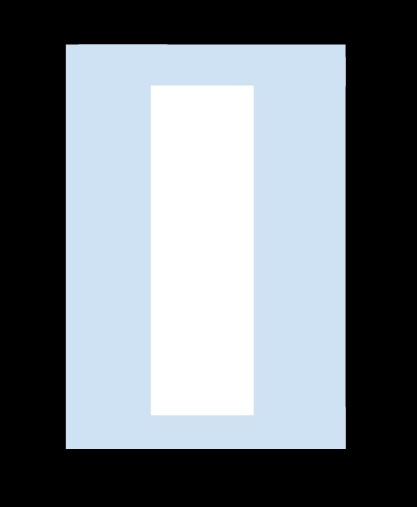
#> input picture Alyssa/Pres3_images/test2.jpg, 417 x 507 px, found by its file name
$ jupyter execute 'Pres 3.ipynb'
#> lines starting #> are read from the running program, lines starting #| are printed output that depends on the picture; after the words box and inside, x2 and y2 are one past the last pixel; in counts of white or black regions, pixels touching at a corner belong together
[cell 1]
from PIL import Image
import matplotlib.pyplot as plt

# Open and display the image
img = Image.open('test2.jpg')  # replace with your image file name
#> img is the input picture: PIL image 417x507 RGB; mean R, G, B 118.5, 125.6, 132
plt.imshow(img)
plt.axis('off')
plt.show()

## Explanation
- grey scales image and applies Canny Edge Detection
- picks point outside of tissue and extends sample to include white region (stroma) inside the tissue
- reliant on color checking for white interior with exact RGB

[cell 2]
import cv2
import numpy as np
import random
import matplotlib.pyplot as plt

# Define the edge detection and sampling process
def edge_detection_sample_with_white_inclusion(image, num_samples=5, min_size=(40, 40), max_size=(100, 100)):
    # Convert the image to grayscale for edge detection
#> called with num_samples = 5, min_size = (40, 40), max_size = (100, 100)
    gray = cv2.cvtColor(image, cv2.COLOR_RGB2GRAY)
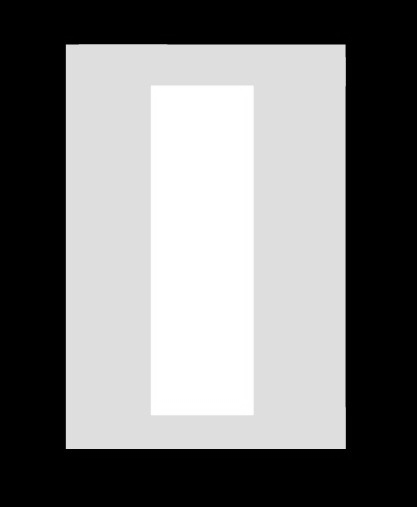
#> gray: shape (507, 417); min 0, max 255, mean 124.2

    # Apply Canny edge detection
    edges = cv2.Canny(gray, 100, 200)
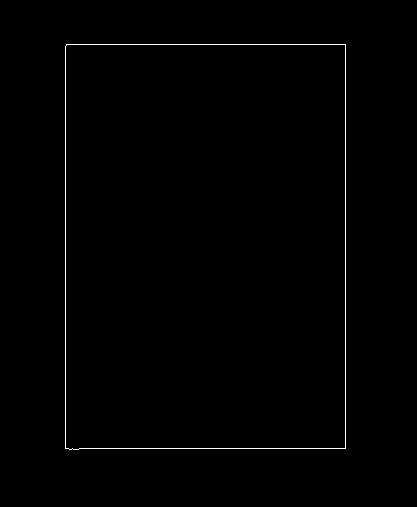
#> edges: shape (507, 417); 0.65% white in thin lines or dots, all inside (x1, y1, x2, y2) = (65, 44, 346, 450)

    height, width = image.shape[:2]
#> height = 507; width = 417
    samples = []
    sample_coords = []

    for _ in range(num_samples):
        attempts = 0
        while attempts < 100:  # Limit attempts to avoid endless loop
            attempts += 1

            # Randomly pick a point in the black area (outer region) and try to extend the sample to include the white region
            center_x = random.randint(min_size[0] // 2, width - min_size[0] // 2)
            center_y = random.randint(min_size[1] // 2, height - min_size[1] // 2)

            # Define the sample box
            sample_width = random.randint(min_size[0], max_size[0])
            sample_height = random.randint(min_size[1], max_size[1])
            x1 = max(0, center_x - sample_width // 2)
            y1 = max(0, center_y - sample_height // 2)
            x2 = min(width, center_x + sample_width // 2)
            y2 = min(height, center_y + sample_height // 2)

            # Crop the sample and check edge detection within the box
            sample_rgb = image[y1:y2, x1:x2]
            sample_edges = edges[y1:y2, x1:x2]

            # Ensure sample contains edges and includes the white region as well
            white_pixels = np.sum(np.all(sample_rgb == [255, 255, 255], axis=-1))  # Pure white pixels
            if np.sum(sample_edges) > 100 and white_pixels > 50:  # Include both edges and white stroma
                samples.append(sample_rgb)
                sample_coords.append((x1, y1, x2, y2))
                break
#> after the loop, sample_coords = [(181, 392, 273, 450), (241, 38, 299, 112), (141, 400, 239, 474), (85, 392, 163, 466), (172, 23, 232, 101)]; samples = 5 items

    return samples, sample_coords

# Load the test image
image_path_test = 'test2.jpg'  # Update this path as needed
image_test = cv2.imread(image_path_test)

# Convert the test image to RGB for edge detection
image_rgb_test = cv2.cvtColor(image_test, cv2.COLOR_BGR2RGB)

# Use the edge detection and white inclusion sampling method
edge_samples_with_white, edge_sample_coords_with_white = edge_detection_sample_with_white_inclusion(
    image_rgb_test, num_samples=5, min_size=(40, 40), max_size=(100, 100))
#> edge_samples_with_white = 5 items; edge_sample_coords_with_white has the same summary as sample_coords in edge_detection_sample_with_white_inclusion

# Draw red boxes around the sample areas on the test image
image_with_edge_boxes_and_white = image_rgb_test.copy()
for (x1, y1, x2, y2) in edge_sample_coords_with_white:
    cv2.rectangle(image_with_edge_boxes_and_white, (x1, y1), (x2, y2), (255, 0, 0), 2)  # Red box
#> this loop made 5 passes
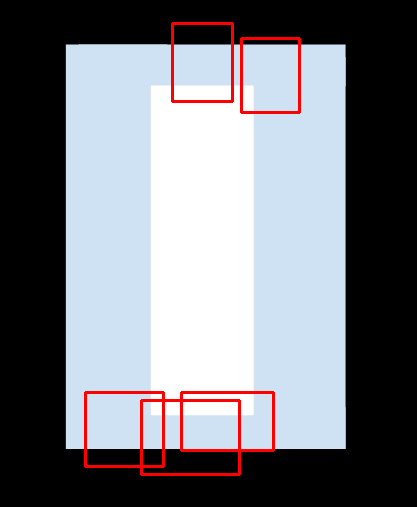
#> image_with_edge_boxes_and_white: shape (507, 417, 3); 2.08% of pixels changed, all inside (x1, y1, x2, y2) = (84, 22, 301, 476)

# Plot the overall image with red boxes and the individual samples
plt.figure(figsize=(12, 8))

# Plot the full image with sample boxes
plt.subplot(2, 3, 1)
plt.imshow(image_with_edge_boxes_and_white)
plt.title("Test Image with Edge Detection and White Inclusion Sample Boxes")
plt.axis('off')

# Plot each sample in its own subplot
for i, sample in enumerate(edge_samples_with_white):
    plt.subplot(2, 3, i + 2)
    plt.imshow(sample)
    plt.title(f"Sample {i + 1}")
    plt.axis('off')
#> this loop made 5 passes

plt.tight_layout()  # Adjust layout to prevent overlap
plt.show()
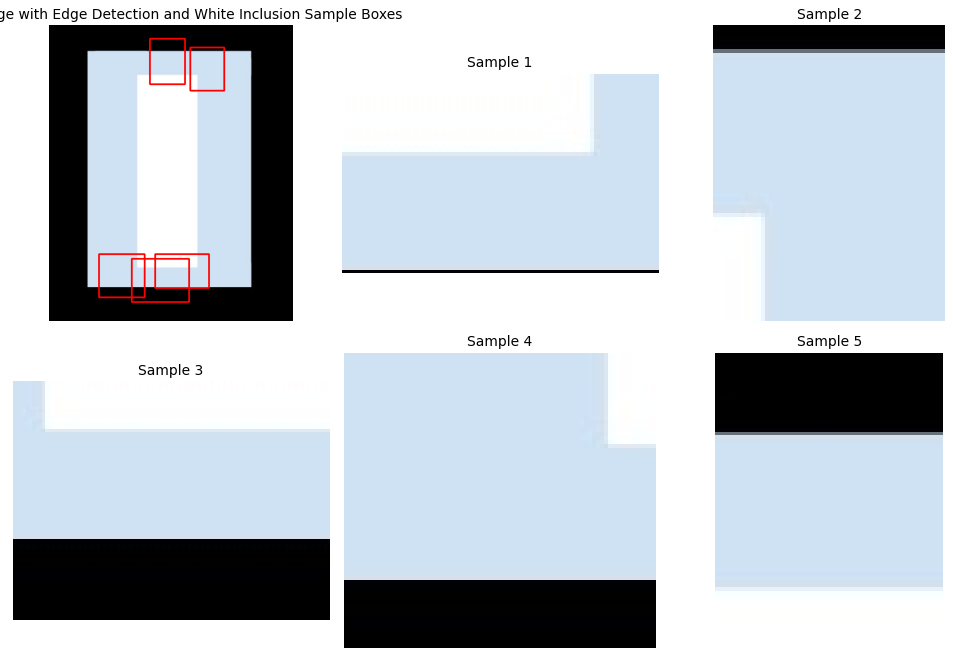
#> figure drawn by matplotlib, 6 panels

## image with simulated melanocytes

[cell 3]
image_with_cells_path = 'with_cells2.jpg'
image_with_cells = cv2.imread(image_with_cells_path)
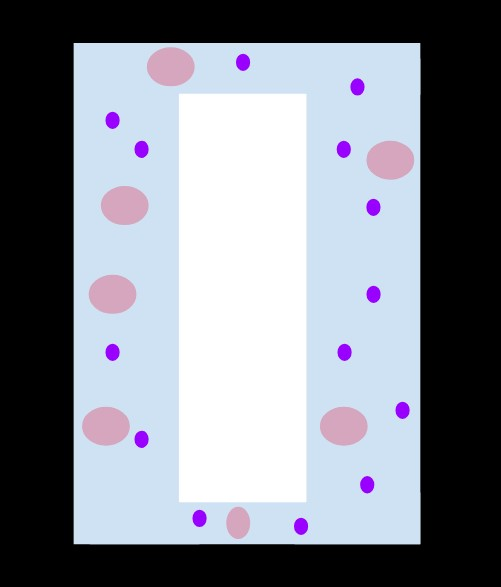
#> input picture Alyssa/Pres3_images/with_cells2.jpg, 501 x 587 px, found by its file name
#> image_with_cells is the input picture: shape (587, 501, 3); mean B, G, R 144.1, 134.8, 130.6

# Convert the image to RGB for processing
image_rgb_with_cells = cv2.cvtColor(image_with_cells, cv2.COLOR_BGR2RGB)

# Refine the edge detection sampling function to ignore purple dots
def refined_edge_detection_sample_ignore_purple(image, num_samples=5, min_size=(20, 20), max_size=(500, 500)):
    # Convert the image to grayscale for edge detection
#> called with num_samples = 5, min_size = (40, 40), max_size = (100, 100)
    gray = cv2.cvtColor(image, cv2.COLOR_RGB2GRAY)
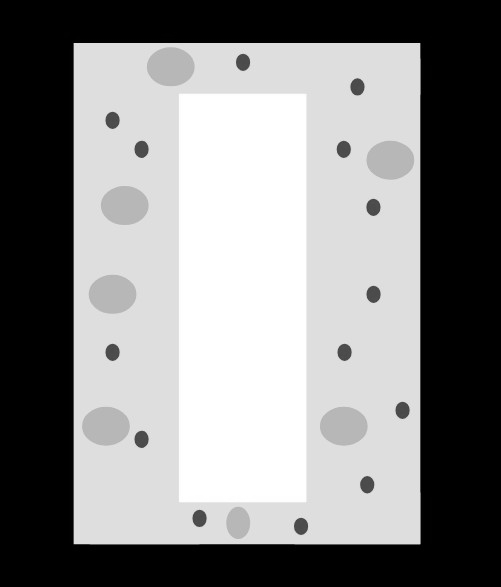
#> gray: shape (587, 501); min 0, max 255, mean 134.5

    # Apply Canny edge detection
    edges = cv2.Canny(gray, 100, 200)
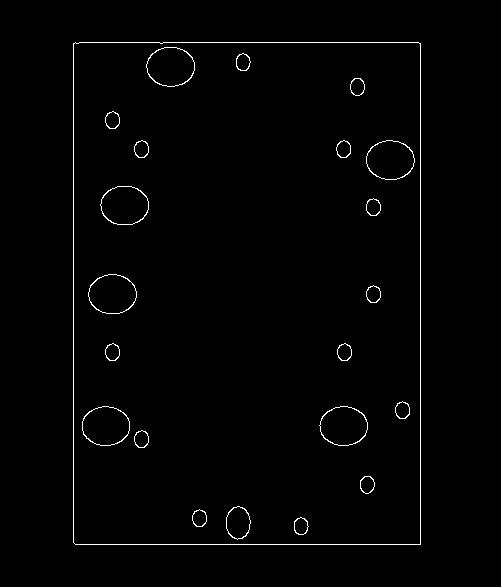
#> edges: shape (587, 501); 1.2% white in thin lines or dots, all inside (x1, y1, x2, y2) = (73, 42, 421, 545)

    height, width = image.shape[:2]
#> height = 587; width = 501
    samples = []
    sample_coords = []

    for _ in range(num_samples):
        attempts = 0
        while attempts < 100:  # Limit attempts to avoid endless loop
            attempts += 1

            # Randomly pick a point in the black area (outer region) and try to extend the sample to include the white region
            center_x = random.randint(min_size[0] // 2, width - min_size[0] // 2)
            center_y = random.randint(min_size[1] // 2, height - min_size[1] // 2)

            # Define the sample box
            sample_width = random.randint(min_size[0], max_size[0])
            sample_height = random.randint(min_size[1], max_size[1])
            x1 = max(0, center_x - sample_width // 2)
            y1 = max(0, center_y - sample_height // 2)
            x2 = min(width, center_x + sample_width // 2)
            y2 = min(height, center_y + sample_height // 2)

            # Crop the sample and check edge detection within the box
            sample_rgb = image[y1:y2, x1:x2]
            sample_edges = edges[y1:y2, x1:x2]

            # Ensure sample contains edges and includes the white region as well, ignore purple dots
            white_pixels = np.sum(np.all(sample_rgb == [255, 255, 255], axis=-1))  # Pure white pixels
            black_pixels = np.sum(np.all(sample_rgb == [0, 0, 0], axis=-1))  # Black pixels

            # Check that the sample contains both white and black areas, and ignore purple
            if np.sum(sample_edges) > 100 and white_pixels > 50 and black_pixels > 50:
                samples.append(sample_rgb)
                sample_coords.append((x1, y1, x2, y2))
                break
#> after the loop, sample_coords = [(214, 25, 304, 117), (263, 20, 357, 106), (206, 489, 264, 587), (198, 1, 268, 99), (148, 452, 192, 552)]; samples = 5 items

    return samples, sample_coords

# Use the refined sampling method to ignore the purple dots and capture valid regions
samples_with_cells, sample_coords_with_cells = refined_edge_detection_sample_ignore_purple(
    image_rgb_with_cells, num_samples=5, min_size=(40, 40), max_size=(100, 100))
#> samples_with_cells = 5 items; sample_coords_with_cells has the same summary as sample_coords in refined_edge_detection_sample_ignore_purple

# Draw red boxes around the sample areas on the test image
image_with_cells_and_boxes = image_rgb_with_cells.copy()
for (x1, y1, x2, y2) in sample_coords_with_cells:
    cv2.rectangle(image_with_cells_and_boxes, (x1, y1), (x2, y2), (255, 0, 0), 2)  # Red box
#> this loop made 5 passes
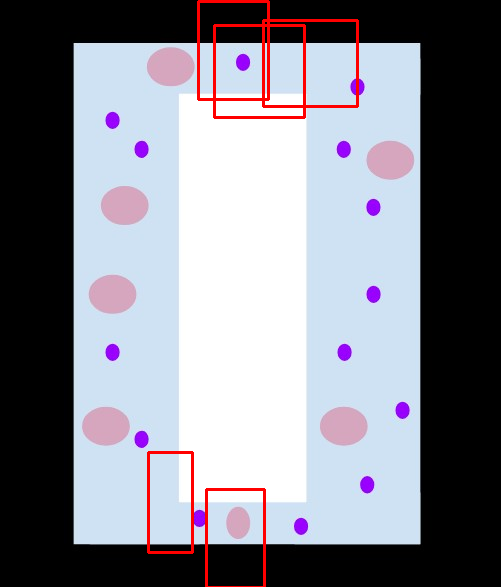
#> image_with_cells_and_boxes: shape (587, 501, 3); mean R, G, B 132.4, 132.3, 141.5

# Plot the overall image with red boxes and the individual samples
plt.figure(figsize=(12, 8))

num_samples = len(samples_with_cells)
#> num_samples = 5
cols = 3  # Number of columns
rows = (num_samples + 1) // cols + 1  # Dynamically calculate rows based on number of samples
#> rows = 3

plt.figure(figsize=(12, 8))

# Plot the full image with sample boxes
plt.subplot(rows, cols, 1)
plt.imshow(image_with_cells_and_boxes)
plt.title("Test Image with Edge Detection (Ignoring Purple Dots)")
plt.axis('off')

# Plot each sample in its own subplot
for i, sample in enumerate(samples_with_cells):
    plt.subplot(rows, cols, i + 2)
    plt.imshow(sample)
    plt.title(f"Sample {i + 1}")
    plt.axis('off')

plt.tight_layout()  # Adjust layout to prevent overlap
plt.show()
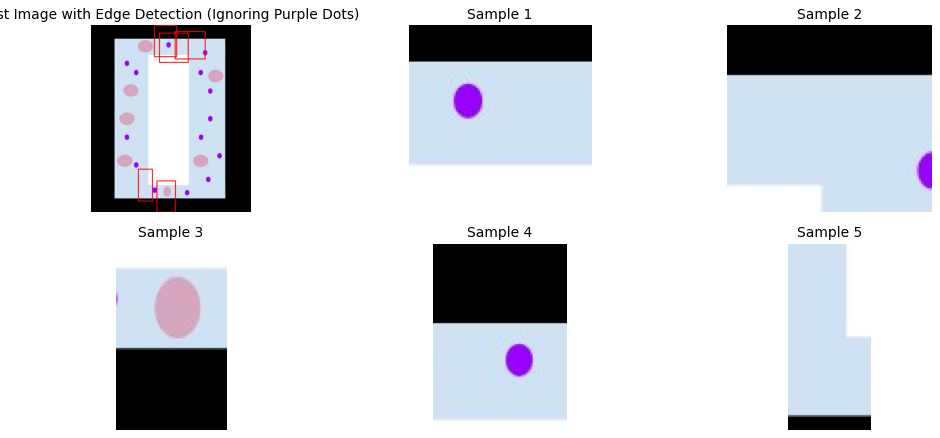
#> figure drawn by matplotlib, 6 panels
